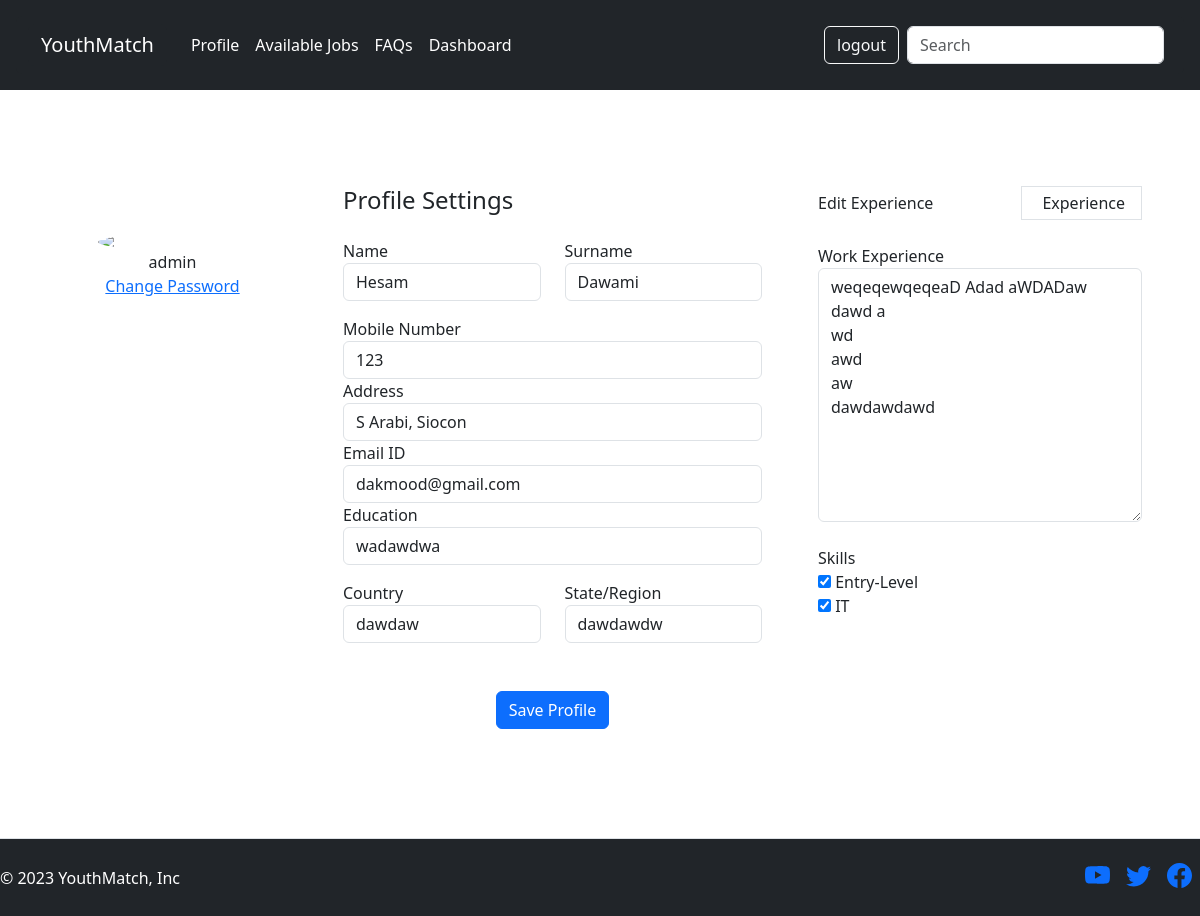
/profile/update/ (signed in), run on the app's committed database.
### registration/models.py (models this page shows, shortened)
class User(AbstractUser):
    skills = models.ManyToManyField(JobType, default=None)
    photo = models.ImageField(upload_to='Profile', default=None)
    exp = models.TextField(null=True, blank=True)
    address = models.CharField(max_length=255, null=True, blank=True)
    mobile = models.IntegerField(null=True, blank=True)
    education = models.CharField(max_length=255, null=True, blank=True)
    country = models.CharField(max_length=255, null=True, blank=True)
    region = models.CharField(max_length=255, null=True, blank=True)

### core/views.py (the view, shortened to what this page needs)
# urls.py: path('profile/update/', update_profile, name='update_profile'),
@login_required
def update_profile(request):
    user = request.user
    form = ProfileUpdateForm(instance=user)
    return render(request, 'profile_update.html', {'form': form})

### core/forms.py
class ProfileUpdateForm(forms.ModelForm):
    skills = forms.ModelMultipleChoiceField(
        queryset=JobType.objects.all(),
        widget=forms.CheckboxSelectMultiple,
        required=False
    )
    class Meta:
        model = User
        fields = ['first_name', 'last_name', 'mobile', 'address', 'email', 'education', 'country', 'region', 'exp', 'skills']

### core/models.py (called while the page is built)
    def __str__(self):
        return self.type

### core/templatetags/custom_filters.py (called while the page is built)
@register.filter
def add_class(field, css_class):
    return field.as_widget(attrs={'class': css_class})

### templates/profile_update.html (shortened to what this page needs)
{% extends 'core/base.html' %}
{% load static %}
{% load custom_filters %}
{% block content%}
<form method="post">
<div class="container rounded bg-white mt-5 mb-5">
    <div class="row">
        <div class="col-md-3 border-right">
            <div class="d-flex flex-column align-items-center text-center p-3 py-5"><img class="rounded-circle mt-5" width="150px" src="https://st3.depositphotos.com/15648834/17930/v/600/depositphotos_179308454-stock-illustration-unknown-person-silhouette-glasses-profile.jpg"><span class="font-weight-bold">{{user.username}}</span><span class="text-black-50"><a href=" url 'change_password' "> Change Password</a> </span></div>
        </div>
        <div class="col-md-5 border-right">
            <div class="p-3 py-5">
                <div class="d-flex justify-content-between align-items-center mb-3">
                    <h4 class="text-right">Profile Settings</h4>
                </div>
                <div class="row mt-2">
                    <div class="col-md-6"><label class="labels">Name</label>{{ form.first_name|add_class:'form-control' }}</div>
                    <div class="col-md-6"><label class="labels">Surname</label>{{ form.last_name|add_class:'form-control' }}</div>
                </div>
                <div class="row mt-3">
                    <div class="col-md-12"><label class="labels">Mobile Number</label>{{ form.mobile|add_class:'form-control' }}</div>
                    <div class="col-md-12"><label class="labels">Address</label>{{ form.address|add_class:'form-control' }}</div>
                    <div class="col-md-12"><label class="labels">Email ID</label>{{ form.email|add_class:'form-control' }}</div>
                    <div class="col-md-12"><label class="labels">Education</label>{{ form.education|add_class:'form-control' }}</div>
                </div>
                <div class="row mt-3">
                    <div class="col-md-6"><label class="labels">Country</label>{{ form.country|add_class:'form-control' }}</div>
                    <div class="col-md-6"><label class="labels">State/Region</label>{{ form.region|add_class:'form-control' }}</div>
                </div>
                <div class="mt-5 text-center"><button class="btn btn-primary profile-button" type="submit">Save Profile</button></div>
            </div>
        </div>
        <div class="col-md-4">
            <div class="p-3 py-5">
                <div class="d-flex justify-content-between align-items-center experience"><span>Edit Experience</span><span class="border px-3 p-1 add-experience">&nbsp;Experience</span></div><br>
                <div class="col-md-12"><label class="labels">Work Experience</label>{{ form.exp|add_class:'form-control' }}</div> <br>
                <div class="col-md-12"><label class="labels">Skills</label>{{ form.skills }}</div>
            </div>
        </div>
    </div>
</div>
</form>
{% endblock %}

### data on the page
User: username "admin", first_name "Hesam", last_name "Dawami", mobile "123", address "S Arabi, Siocon", email "dakmood@gmail.com", education "wadawdwa", country "dawdaw", region "dawdawdw", exp "weqeqewqeqeaD Adad aWDADaw dawd a wd awd aw dawdawdawd"
